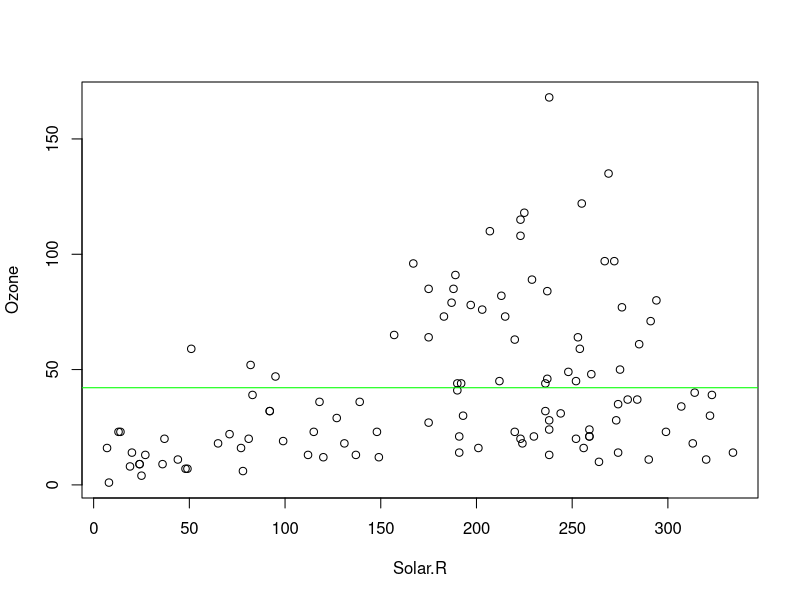
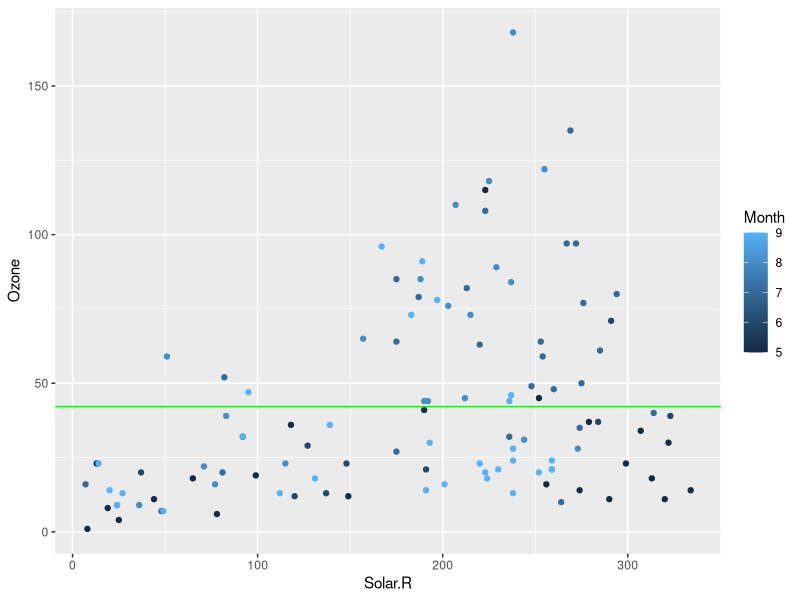
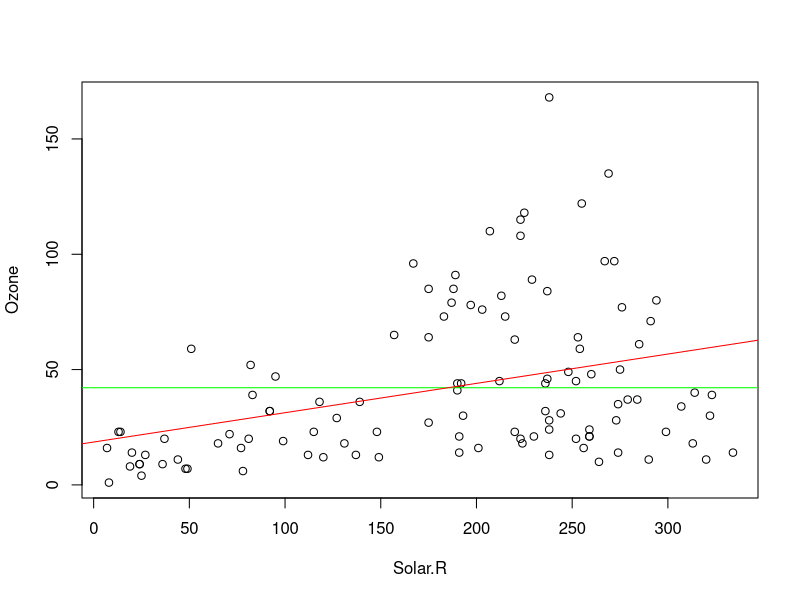
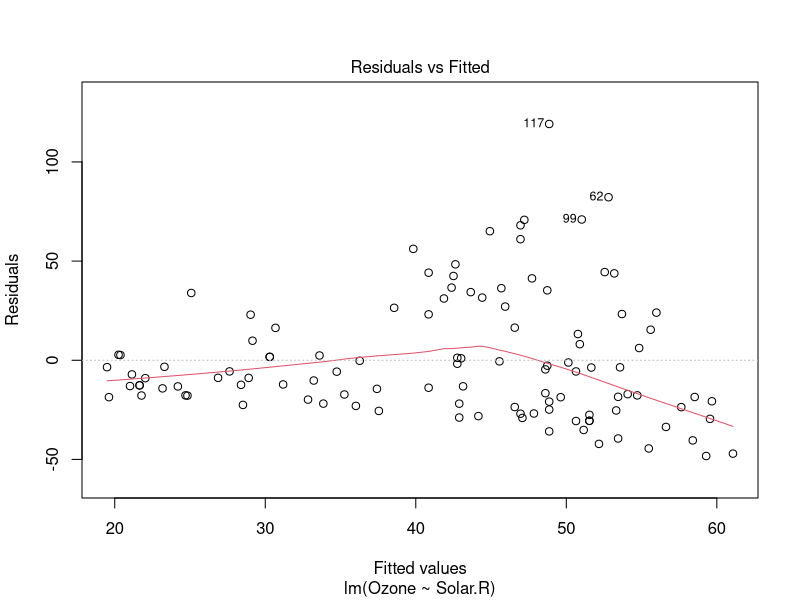
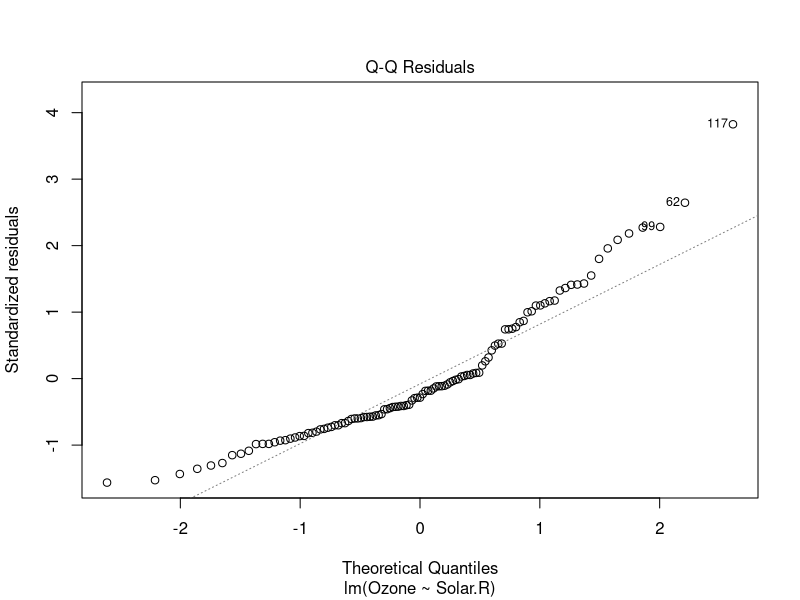
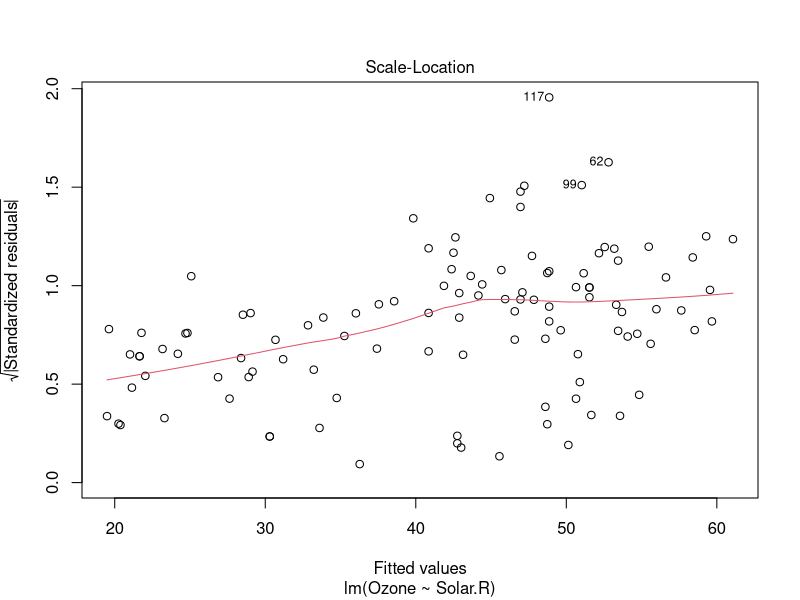
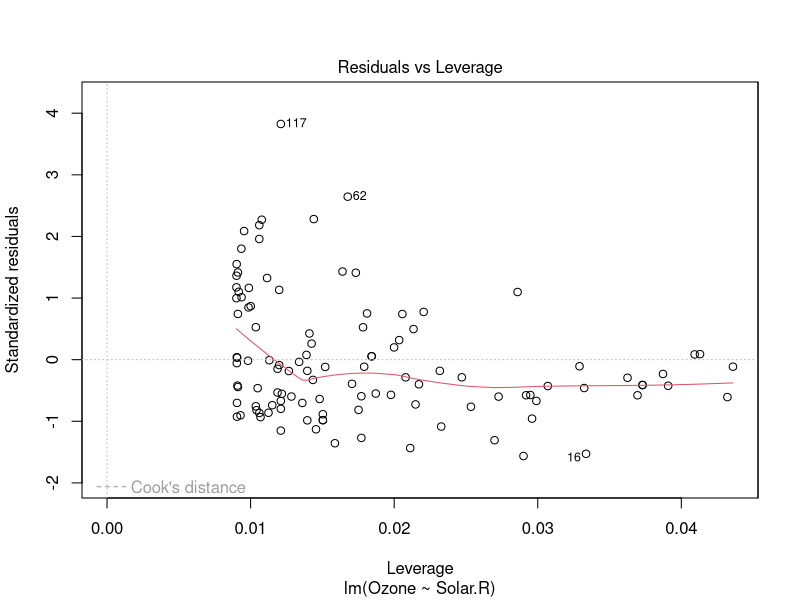
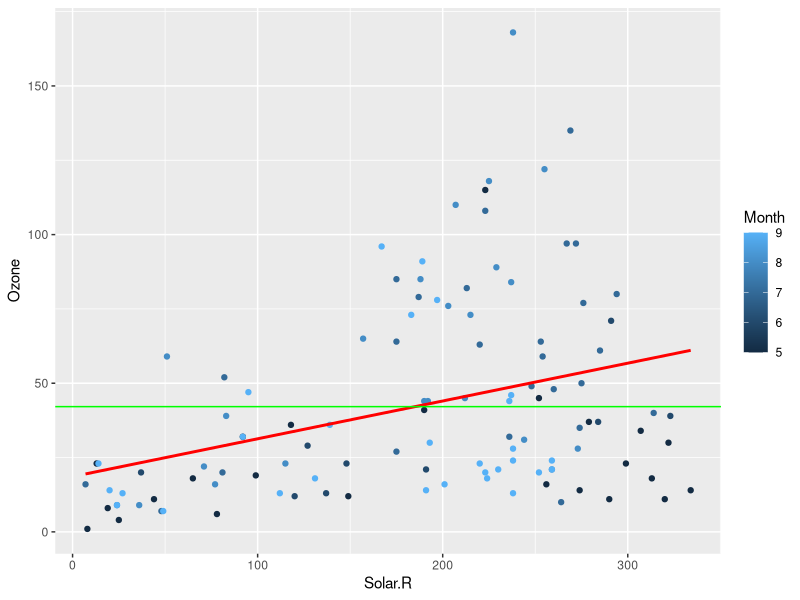

These figures' R source, in order:
library(tidyverse)

data("airquality")

# Our dataset
# Solar.R solar radiation
glimpse(airquality)
summary(airquality)
names  (airquality)

# calculation
mean_ozone <- mean(airquality$Ozone, na.rm = T)
mean_ozone

# plotting

# base R
# plot with mean of ozone ( using base R plotting function)
plot(Ozone~Solar.R, airquality)
abline(h = mean_ozone, col = 'green')

# using ggplot package
ggplot(airquality, aes(x = Solar.R, y = Ozone)) +
    geom_point(aes(color = Month)) +
    geom_hline(yintercept = mean_ozone, color = 'green')

model <- lm(Ozone~Solar.R, data = airquality)
summary(model)

# adding regression line

# base R
plot(Ozone~Solar.R, airquality)
abline(h = mean_ozone, col = 'green')
abline(model, col = 'red')
plot(model)

# ggplot
ggplot(airquality, aes(x = Solar.R, y = Ozone)) +
    geom_point(aes(color = Month)) +
    geom_smooth(method = 'lm', se = FALSE, color = 'red') +
    geom_hline(yintercept = mean_ozone, color = 'green')

# some cool plot i do not understand yet
coplot(Ozone~Solar.R | Wind, panel = panel.smooth, airquality)
